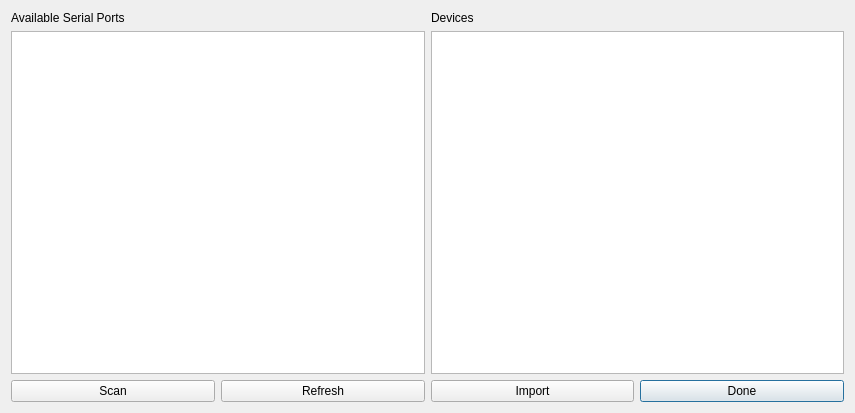
<?xml version="1.0" encoding="UTF-8"?>
<ui version="4.0">
 <class>wndScanModules</class>
 <widget class="QDialog" name="wndScanModules">
  <property name="geometry">
   <rect>
    <x>0</x>
    <y>0</y>
    <width>855</width>
    <height>413</height>
   </rect>
  </property>
  <property name="windowTitle">
   <string>Scan for connected radars</string>
  </property>
  <layout class="QGridLayout" name="gridLayout">
   <item row="0" column="2">
    <widget class="QLabel" name="label_2">
     <property name="text">
      <string>Devices</string>
     </property>
    </widget>
   </item>
   <item row="2" column="3">
    <widget class="QPushButton" name="btnDone">
     <property name="text">
      <string>Done</string>
     </property>
    </widget>
   </item>
   <item row="2" column="0">
    <widget class="QPushButton" name="btnScan">
     <property name="text">
      <string>Scan</string>
     </property>
    </widget>
   </item>
   <item row="1" column="2" colspan="2">
    <widget class="QTableWidget" name="tblDevices">
     <property name="selectionMode">
      <enum>QAbstractItemView::SelectionMode::SingleSelection</enum>
     </property>
     <property name="selectionBehavior">
      <enum>QAbstractItemView::SelectionBehavior::SelectRows</enum>
     </property>
    </widget>
   </item>
   <item row="1" column="0" colspan="2">
    <widget class="QTableWidget" name="tblSerialPorts">
     <property name="editTriggers">
      <set>QAbstractItemView::EditTrigger::NoEditTriggers</set>
     </property>
     <property name="selectionMode">
      <enum>QAbstractItemView::SelectionMode::SingleSelection</enum>
     </property>
     <property name="selectionBehavior">
      <enum>QAbstractItemView::SelectionBehavior::SelectRows</enum>
     </property>
    </widget>
   </item>
   <item row="0" column="0">
    <widget class="QLabel" name="label">
     <property name="text">
      <string>Available Serial Ports</string>
     </property>
    </widget>
   </item>
   <item row="2" column="2">
    <widget class="QPushButton" name="btnImport">
     <property name="text">
      <string>Import</string>
     </property>
    </widget>
   </item>
   <item row="2" column="1">
    <widget class="QPushButton" name="btnRefresh">
     <property name="text">
      <string>Refresh</string>
     </property>
    </widget>
   </item>
  </layout>
 </widget>
 <resources/>
 <connections/>
</ui>
